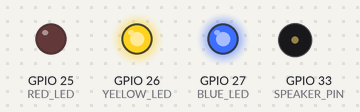
A sketch run on a simulated ESP32. Parts: output pins drawn as LEDs (lit = HIGH), buzzer (waves = sounding).

Above: at 0.1 s.
At 17.0 s:
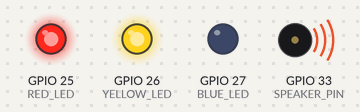
At 34.1 s:
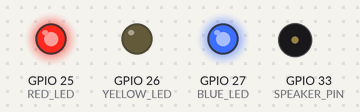
Timing chart, 0 to 40.0 s (numbered marks = the images above):
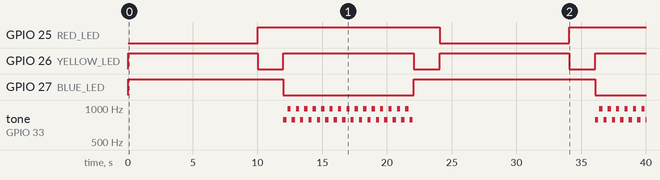

Measured:
- by itself, GPIO 25 (RED_LED): LOW → HIGH at 10.0 s, → LOW 14.1 s later, → HIGH 10.0 s later
- by itself, GPIO 26 (YELLOW_LED): alternates HIGH for 10.0 s and LOW for 2.0 s
- by itself, GPIO 27 (BLUE_LED): HIGH → LOW at 12.0 s, → HIGH 10.1 s later, → LOW 14.0 s later
- by itself, tone on GPIO 33 (SPEAKER_PIN): plays 784 Hz for 0.25 s, 988 Hz for 0.25 s, 784 Hz for 0.25 s, 988 Hz for 0.25 s, 784 Hz for 0.25 s, 988 Hz for 0.25 s … (44 notes in this stretch)

The sketch:

day3.ino
```cpp
// ESP32-WROOM : Traffic Light + Melody
// LED는 LOW에서 ON
// Red=25, Yellow=26, Blue=27
// Speaker=33

#define RED_LED     25
#define YELLOW_LED  26
#define BLUE_LED    27
#define SPEAKER_PIN 33

// "건너가세요" 멜로디 (예: 짧은 반복음)
int melody[] = { 784, 988, 784, 988 }; // 솔-시-솔-시 (Hz)
int noteDurations[] = { 4, 4, 4, 4 };  // 각각 1/4박자

void setup() {
  pinMode(RED_LED, OUTPUT);
  pinMode(YELLOW_LED, OUTPUT);
  pinMode(BLUE_LED, OUTPUT);

  digitalWrite(RED_LED, HIGH);    // 초기 OFF
  digitalWrite(YELLOW_LED, HIGH);
  digitalWrite(BLUE_LED, HIGH);
}

void playMelody(int durationMs) {
  unsigned long startTime = millis();
  while (millis() - startTime < durationMs) {
    for (int i = 0; i < 4; i++) {
      int noteDuration = 1000 / noteDurations[i];
      tone(SPEAKER_PIN, melody[i], noteDuration);
      delay(noteDuration * 1.3);
      if (millis() - startTime >= durationMs) {
        break; // Blue 시간(10초)이 끝나면 빠져나감
      }
    }
  }
  noTone(SPEAKER_PIN);
}

void loop() {
  // Red ON (10초)
  digitalWrite(RED_LED, LOW); // ON
  delay(10000);
  digitalWrite(RED_LED, HIGH); // OFF

  // Yellow ON (2초)
  digitalWrite(YELLOW_LED, LOW);
  delay(2000);
  digitalWrite(YELLOW_LED, HIGH);

  // Blue ON (10초) + Melody 반복
  digitalWrite(BLUE_LED, LOW);
  playMelody(10000); // 10초 동안 건너가라는 멜로디 반복
  digitalWrite(BLUE_LED, HIGH);

  // Yellow ON (2초)
  digitalWrite(YELLOW_LED, LOW);
  delay(2000);
  digitalWrite(YELLOW_LED, HIGH);
}
```
